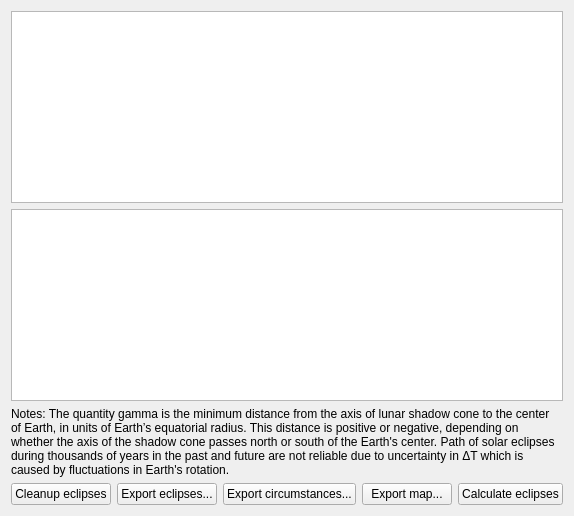
            <widget class="QWidget" name="tabGolbalSolarEclipse">
             <attribute name="title">
              <string>All Solar Eclipses</string>
             </attribute>
             <layout class="QGridLayout" name="gridLayout_20">
              <item row="5" column="0">
               <layout class="QHBoxLayout" name="horizontalLayout_40">
                <item>
                 <widget class="QPushButton" name="solareclipsesCleanupButton">
                  <property name="text">
                   <string>Cleanup eclipses</string>
                  </property>
                 </widget>
                </item>
                <item>
                 <widget class="QPushButton" name="solareclipsesSaveButton">
                  <property name="text">
                   <string>Export eclipses...</string>
                  </property>
                 </widget>
                </item>
                <item>
                 <widget class="QPushButton" name="solareclipsescontactsSaveButton">
                  <property name="text">
                   <string>Export circumstances...</string>
                  </property>
                 </widget>
                </item>
                <item>
                 <widget class="QPushButton" name="solareclipsesMapSaveButton">
                  <property name="toolTip">
                   <string>Export a visibility map of the selected eclipse</string>
                  </property>
                  <property name="text">
                   <string>Export map...</string>
                  </property>
                 </widget>
                </item>
                <item>
                 <widget class="QPushButton" name="solareclipsesCalculateButton">
                  <property name="text">
                   <string>Calculate eclipses</string>
                  </property>
                 </widget>
                </item>
               </layout>
              </item>
              <item row="2" column="0">
               <widget class="QTreeWidget" name="solareclipseTreeWidget">
                <property name="rootIsDecorated">
                 <bool>false</bool>
                </property>
                <property name="uniformRowHeights">
                 <bool>true</bool>
                </property>
                <property name="itemsExpandable">
                 <bool>false</bool>
                </property>
                <property name="sortingEnabled">
                 <bool>true</bool>
                </property>
                <property name="expandsOnDoubleClick">
                 <bool>false</bool>
                </property>
                <property name="columnCount">
                 <number>0</number>
                </property>
                <attribute name="headerShowSortIndicator" stdset="0">
                 <bool>true</bool>
                </attribute>
               </widget>
              </item>
              <item row="4" column="0">
               <widget class="QLabel" name="gammaNoteSolarEclipseLabel">
                <property name="text">
                 <string>Notes: The quantity gamma is the minimum distance from the axis of lunar shadow cone to the center of Earth, in units of Earth’s equatorial radius. This distance is positive or negative, depending on whether the axis of the shadow cone passes north or south of the Earth's center. Path of solar eclipses during thousands of years in the past and future are not reliable due to uncertainty in ΔT which is caused by fluctuations in Earth's rotation.</string>
                </property>
                <property name="wordWrap">
                 <bool>true</bool>
                </property>
               </widget>
              </item>
              <item row="3" column="0" alignment="Qt::AlignBottom">
               <widget class="QTreeWidget" name="solareclipsecontactsTreeWidget">
                <property name="rootIsDecorated">
                 <bool>false</bool>
                </property>
                <property name="uniformRowHeights">
                 <bool>true</bool>
                </property>
                <property name="itemsExpandable">
                 <bool>false</bool>
                </property>
                <property name="sortingEnabled">
                 <bool>false</bool>
                </property>
                <property name="expandsOnDoubleClick">
                 <bool>false</bool>
                </property>
                <property name="columnCount">
                 <number>0</number>
                </property>
                <attribute name="headerShowSortIndicator" stdset="0">
                 <bool>true</bool>
                </attribute>
               </widget>
              </item>
             </layout>
            </widget>
